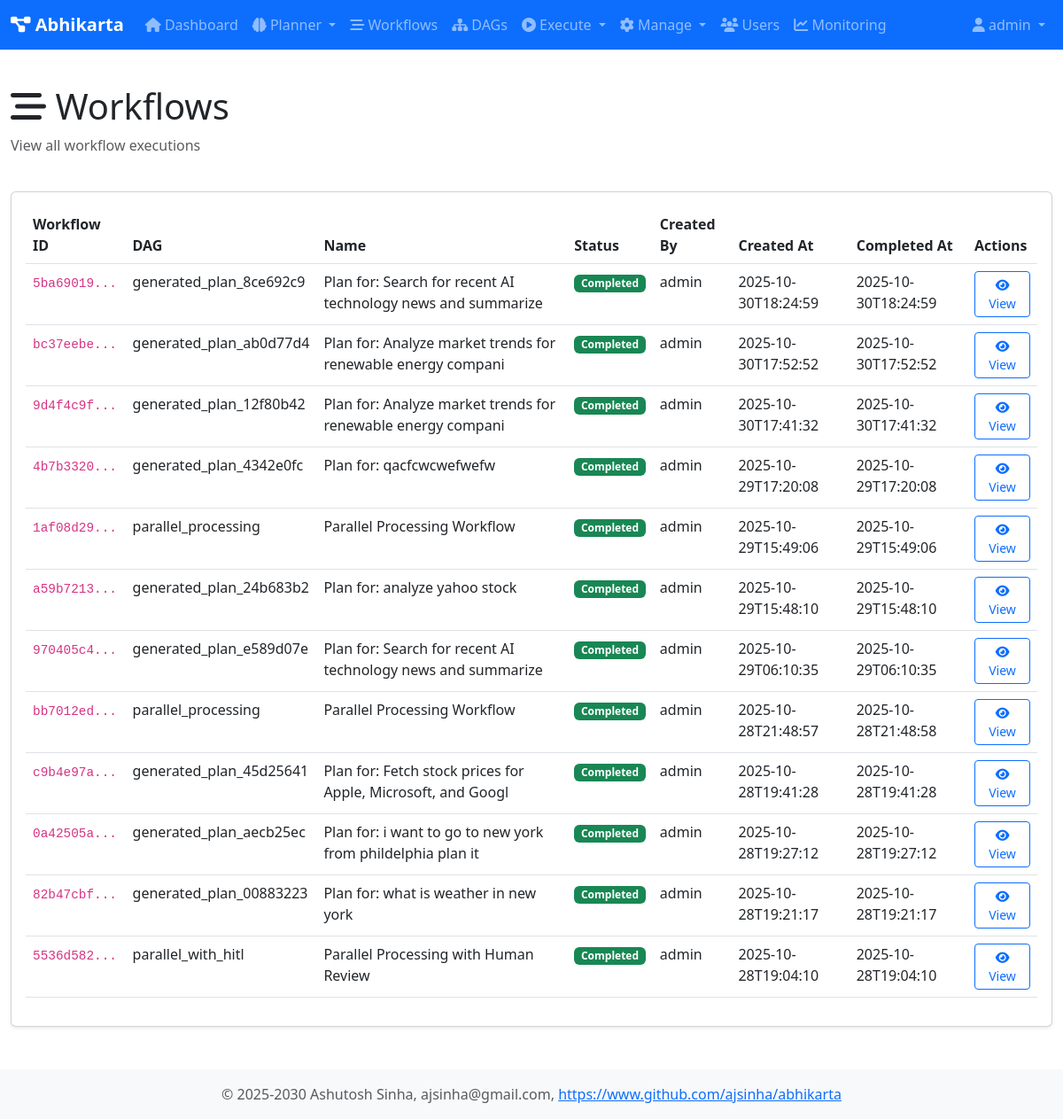
The page /workflows (signed in) on the database its author committed.
### tables this page shows
CREATE TABLE workflows (
                workflow_id TEXT PRIMARY KEY,
                dag_id TEXT NOT NULL,
                session_id TEXT,
                name TEXT,
                description TEXT,
                status TEXT DEFAULT 'pending',
                created_at TEXT DEFAULT CURRENT_TIMESTAMP,
                started_at TEXT,
                completed_at TEXT,
                created_by TEXT,
                graph_json TEXT,
                result TEXT,
                error TEXT
            );

### web/app1.py (the view)
@app.route('/workflows')
@login_required
def workflows():
    user = user_registry.get_user(session['user_id'])
    db = get_db()
    all_workflows = db.fetchall("SELECT * FROM workflows ORDER BY created_at DESC")
    return render_template('workflows.html', user=user, workflows=all_workflows)

### core/user_registry.py (called while the page is built)
    def is_admin(self) -> bool:
        return self.role == 'admin'

    def get_user(self, user_id: str) -> Optional[User]:
        return self._users.get(user_id)

### db/database.py (called while the page is built)
def get_db() -> Database:
    global _db_instance
    if _db_instance is None:
        _db_instance = Database(db_type='sqlite', db_path='/home/ashutosh/PycharmProjects/abhikarta/data/abhikarta.db')
        _db_instance.initialize_schema()
    return _db_instance

    @contextmanager
    def get_connection(self):
        conn = None
        try:
            if self.db_type == 'sqlite':
                conn = sqlite3.connect(self.db_path)
                conn.row_factory = sqlite3.Row
            elif self.db_type == 'postgresql':
                import psycopg2
                import psycopg2.extras
                conn = psycopg2.connect(**self.pg_params)
                conn.cursor_factory = psycopg2.extras.RealDictCursor
            yield conn
            conn.commit()
        except Exception as e:
            if conn:
                conn.rollback()
            raise e
        finally:
            if conn:
                conn.close()

    def fetchall(self, query: str, params: Tuple = ()) -> List[Dict[str, Any]]:
        with self.get_connection() as conn:
            cursor = conn.cursor()
            cursor.execute(query, params)
            rows = cursor.fetchall()
            return [dict(row) for row in rows]

### web/app1.py (called while the page is built)
def login_required(f):
    @wraps(f)
    def decorated_function(*args, **kwargs):
        if 'user_id' not in session:
            return redirect(url_for('login'))
        return f(*args, **kwargs)
    return decorated_function

### web/templates/workflows.html (shortened to what this page needs)
{% extends "base.html" %}
{% block content %}
<div class="row mb-4">
    <div class="col">
        <h1><i class="fas fa-stream"></i> Workflows</h1>
        <p class="text-muted">View all workflow executions</p>
    </div>
</div>
<div class="card">
    <div class="card-body">
        {% if workflows %}
        <div class="table-responsive">
            <table class="table table-hover">
                <thead>
                    <tr>
                        <th>Workflow ID</th>
                        <th>DAG</th>
                        <th>Name</th>
                        <th>Status</th>
                        <th>Created By</th>
                        <th>Created At</th>
                        <th>Completed At</th>
                        <th>Actions</th>
                    </tr>
                </thead>
                <tbody>
                    {% for workflow in workflows %}
                    <tr>
                        <td><code>{{ workflow.workflow_id[:8] }}...</code></td>
                        <td>{{ workflow.dag_id }}</td>
                        <td>{{ workflow.name or 'N/A' }}</td>
                        <td>
                            {% if workflow.status == 'running' %}
                                <span class="badge bg-info">Running</span>
                            {% elif workflow.status == 'completed' %}
                                <span class="badge bg-success">Completed</span>
                            {% elif workflow.status == 'failed' %}
                                <span class="badge bg-danger">Failed</span>
                            {% else %}
                                <span class="badge bg-secondary">{{ workflow.status }}</span>
                            {% endif %}
                        </td>
                        <td>{{ workflow.created_by or 'N/A' }}</td>
                        <td>{{ workflow.created_at[:19] }}</td>
                        <td>{{ workflow.completed_at[:19] if workflow.completed_at else 'N/A' }}</td>
                        <td>
                            <a href="{{ url_for('workflow_detail', workflow_id=workflow.workflow_id) }}"
                               class="btn btn-sm btn-outline-primary">
                                <i class="fas fa-eye"></i> View
                            </a>
                        </td>
                    </tr>
                    {% endfor %}
                </tbody>
            </table>
        </div>
        {% else %}
        <p class="text-muted">No workflows yet.</p>
        {% endif %}
    </div>
</div>
{% endblock %}

### web/static/css/style.css (style rules this page uses)
body { min-height: 100vh; display: flex; flex-direction: column; }
.card { margin-bottom: 1.5rem; box-shadow: 0 0.125rem 0.25rem rgba(0,0,0,.075); }
code { font-size: 90%; }

### rows shown on the page
workflows: workflow_id "5ba69019", dag_id "generated_plan_8ce692c9", name "Plan for: Search for recent AI technology news and summarize", status "Completed", created_by "admin", created_at "2025-10-30T18:24:59", completed_at "2025-10-30T18:24:59"
workflows: workflow_id "bc37eebe", dag_id "generated_plan_ab0d77d4", name "Plan for: Analyze market trends for renewable energy compani", status "Completed", created_by "admin", created_at "2025-10-30T17:52:52", completed_at "2025-10-30T17:52:52"
workflows: workflow_id "9d4f4c9f", dag_id "generated_plan_12f80b42", name "Plan for: Analyze market trends for renewable energy compani", status "Completed", created_by "admin", created_at "2025-10-30T17:41:32", completed_at "2025-10-30T17:41:32"
workflows: workflow_id "4b7b3320", dag_id "generated_plan_4342e0fc", name "Plan for: qacfcwcwefwefw", status "Completed", created_by "admin", created_at "2025-10-29T17:20:08", completed_at "2025-10-29T17:20:08"
workflows: workflow_id "1af08d29", dag_id "parallel_processing", name "Parallel Processing Workflow", status "Completed", created_by "admin", created_at "2025-10-29T15:49:06", completed_at "2025-10-29T15:49:06"
workflows: workflow_id "a59b7213", dag_id "generated_plan_24b683b2", name "Plan for: analyze yahoo stock", status "Completed", created_by "admin", created_at "2025-10-29T15:48:10", completed_at "2025-10-29T15:48:10"
workflows: workflow_id "970405c4", dag_id "generated_plan_e589d07e", name "Plan for: Search for recent AI technology news and summarize", status "Completed", created_by "admin", created_at "2025-10-29T06:10:35", completed_at "2025-10-29T06:10:35"
workflows: workflow_id "bb7012ed", dag_id "parallel_processing", name "Parallel Processing Workflow", status "Completed", created_by "admin", created_at "2025-10-28T21:48:57", completed_at "2025-10-28T21:48:58"
workflows: workflow_id "c9b4e97a", dag_id "generated_plan_45d25641", name "Plan for: Fetch stock prices for Apple, Microsoft, and Googl", status "Completed", created_by "admin", created_at "2025-10-28T19:41:28", completed_at "2025-10-28T19:41:28"
workflows: workflow_id "0a42505a", dag_id "generated_plan_aecb25ec", name "Plan for: i want to go to new york from phildelphia plan it", status "Completed", created_by "admin", created_at "2025-10-28T19:27:12", completed_at "2025-10-28T19:27:12"
workflows: workflow_id "82b47cbf", dag_id "generated_plan_00883223", name "Plan for: what is weather in new york", status "Completed", created_by "admin", created_at "2025-10-28T19:21:17", completed_at "2025-10-28T19:21:17"
workflows: workflow_id "5536d582", dag_id "parallel_with_hitl", name "Parallel Processing with Human Review", status "Completed", created_by "admin", created_at "2025-10-28T19:04:10", completed_at "2025-10-28T19:04:10"

### other values the page prints
{{ user.username }} "admin"
